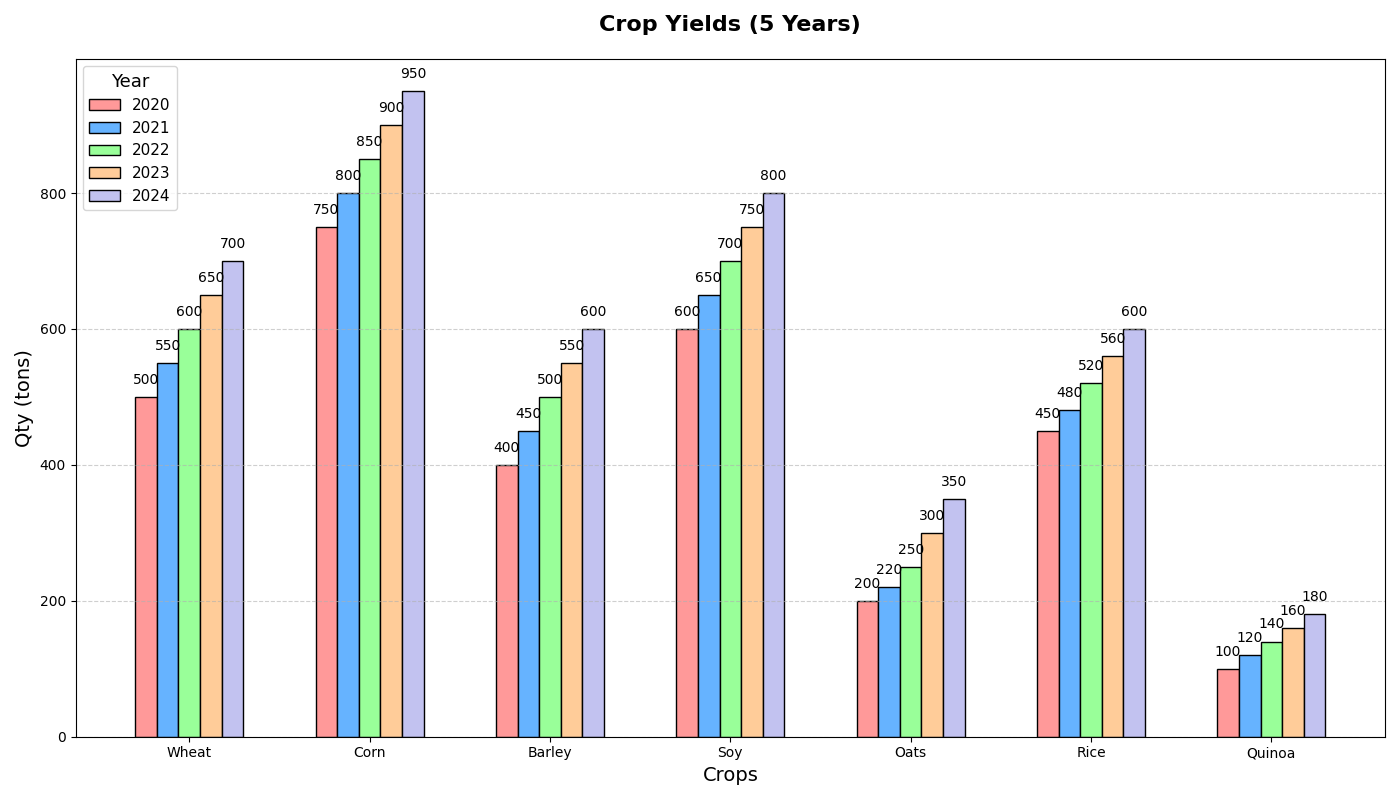

Reproduce this figure in Python.
import matplotlib.pyplot as plt
import numpy as np

crop_types = ['Wheat', 'Corn', 'Barley', 'Soy', 'Oats', 'Rice', 'Quinoa']
quantities_2020 = [500, 750, 400, 600, 200, 450, 100]
quantities_2021 = [550, 800, 450, 650, 220, 480, 120]
quantities_2022 = [600, 850, 500, 700, 250, 520, 140]
quantities_2023 = [650, 900, 550, 750, 300, 560, 160]
quantities_2024 = [700, 950, 600, 800, 350, 600, 180]

fig, ax = plt.subplots(figsize=(14, 8))
width = 0.12

bar_positions_2020 = np.arange(len(crop_types))
bar_positions_2021 = bar_positions_2020 + width
bar_positions_2022 = bar_positions_2021 + width
bar_positions_2023 = bar_positions_2022 + width
bar_positions_2024 = bar_positions_2023 + width

bars_2020 = ax.bar(bar_positions_2020, quantities_2020, width=width, label='2020', color='#ff9999', edgecolor='black')
bars_2021 = ax.bar(bar_positions_2021, quantities_2021, width=width, label='2021', color='#66b3ff', edgecolor='black')
bars_2022 = ax.bar(bar_positions_2022, quantities_2022, width=width, label='2022', color='#99ff99', edgecolor='black')
bars_2023 = ax.bar(bar_positions_2023, quantities_2023, width=width, label='2023', color='#ffcc99', edgecolor='black')
bars_2024 = ax.bar(bar_positions_2024, quantities_2024, width=width, label='2024', color='#c2c2f0', edgecolor='black')

def add_value_labels(bars):
    for bar in bars:
        yval = bar.get_height()
        ax.text(bar.get_x() + bar.get_width() / 2, yval + 15, f'{yval}', ha='center', va='bottom')

add_value_labels(bars_2020)
add_value_labels(bars_2021)
add_value_labels(bars_2022)
add_value_labels(bars_2023)
add_value_labels(bars_2024)

ax.set_title('Crop Yields (5 Years)', fontsize=16, fontweight='bold', pad=20)
ax.set_xlabel('Crops', fontsize=14)
ax.set_ylabel('Qty (tons)', fontsize=14)
ax.set_xticks(bar_positions_2020 + 2 * width)
ax.set_xticklabels(crop_types)

ax.grid(True, linestyle='--', alpha=0.6, axis='y')

ax.legend(title='Year', title_fontsize='13', fontsize='11', loc='upper left', frameon=True)

plt.tight_layout()
plt.show()
